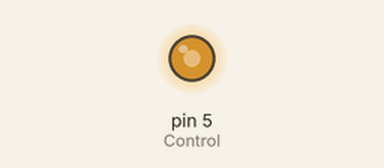
The sketch below on a simulated Arduino Uno, built with avr-gcc and run on an emulated ATmega328P. Shown: output pins drawn as LEDs (lit = HIGH).

Above: at 0.1 s.
Timing chart, 0 to 1.6 s (numbered marks = the images above):
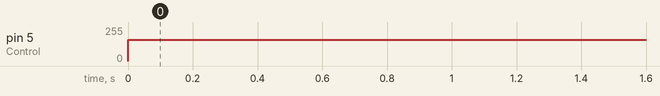

Measured:
- by itself, pin 5 (Control): 0/255 → 160/255 at 0.00 s

The sketch:

Aduino_Lab.ino
```cpp
int S1 = 2;
int S2 = 3;
int Control = 5;
int POT = A0;
int LDR = A1;

void setup() {
  analogWrite(Control,0);
}

void loop() {

  analogWrite(Control,160);
}
```
